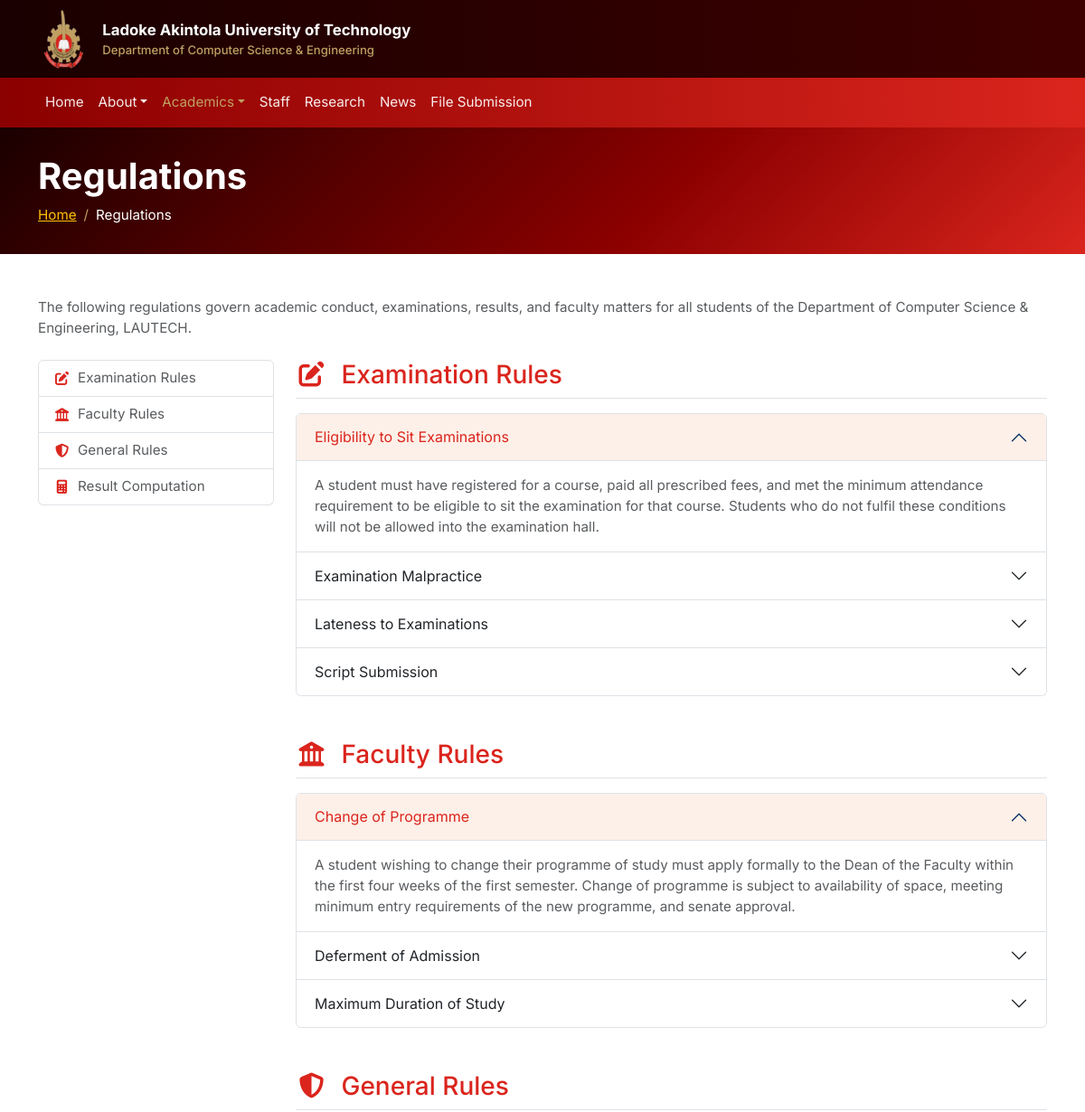
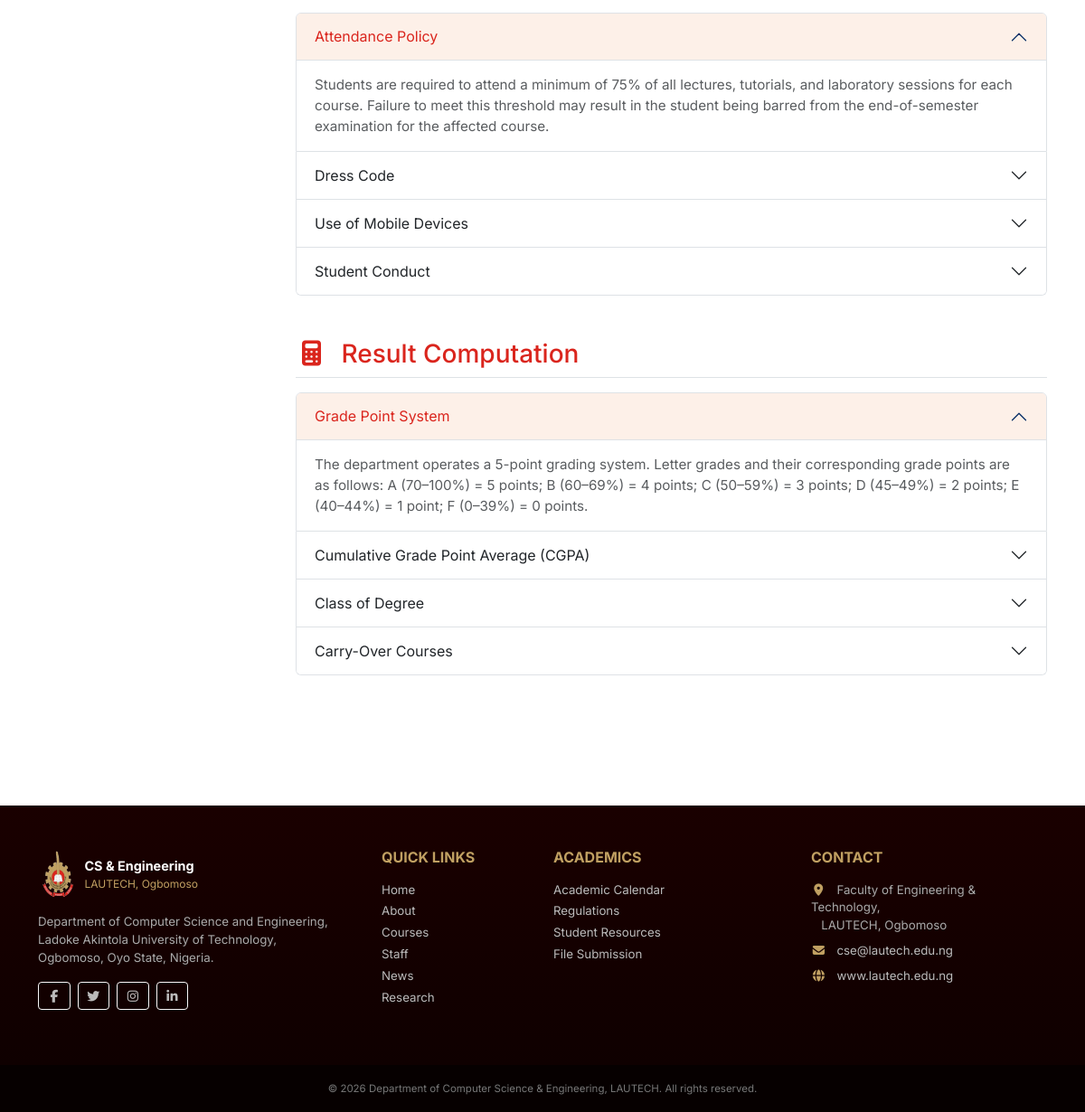
Page /regulations.php on the committed database (2 pictures, top to bottom).
### tables this page shows
CREATE TABLE IF NOT EXISTS regulations (
    id         INT AUTO_INCREMENT PRIMARY KEY,
    category   VARCHAR(80)  NOT NULL,
    title      VARCHAR(200) NOT NULL,
    content    TEXT         NOT NULL,
    sort_order INT          DEFAULT 0,
    created_at TIMESTAMP    DEFAULT CURRENT_TIMESTAMP
);

### regulations.php (the view, shortened to what this page needs)
<?php
require_once 'includes/header.php';
require_once 'includes/navbar.php';
$catResult  = mysqli_query($conn,
    "SELECT DISTINCT category FROM regulations ORDER BY category ASC");
$categories = mysqli_fetch_all($catResult, MYSQLI_ASSOC);
$regResult  = mysqli_query($conn,
    "SELECT * FROM regulations ORDER BY category ASC, sort_order ASC");
$regulations = array();
while ($row = mysqli_fetch_assoc($regResult)) {
    $regulations[$row['category']][] = $row;
}
$catIcons = array(
    'General Rules'      => 'fa-shield-halved',
    'Examination Rules'  => 'fa-pen-to-square',
    'Result Computation' => 'fa-calculator',
    'Faculty Rules'      => 'fa-building-columns',
);
?>
<div class="page-banner text-white d-flex align-items-center">
  <div class="container">
    <h1 class="fw-bold">Regulations</h1>
    <nav aria-label="breadcrumb">
      <ol class="breadcrumb mb-0">
        <li class="breadcrumb-item"><a href="/lautech_csd/index.php" class="text-warning">Home</a></li>
        <li class="breadcrumb-item active text-white">Regulations</li>
      </ol>
    </nav>
  </div>
</div>
<section class="py-5">
  <div class="container">
    <p class="text-muted mb-4">
      The following regulations govern academic conduct, examinations, results,
      and faculty matters for all students of the Department of Computer Science
      &amp; Engineering, LAUTECH.
    </p>
    <div class="row g-4">
      <div class="col-lg-3">
        <div class="list-group sticky-top" style="top:20px;">
          <?php foreach ($categories as $i => $cat):
            $icon = isset($catIcons[$cat['category']]) ? $catIcons[$cat['category']] : 'fa-circle-info';
          ?>
            <a href="#section-<?php echo $i; ?>"
               class="list-group-item list-group-item-action d-flex align-items-center gap-2">
              <i class="fas <?php echo $icon; ?> text-primary"></i>
              <?php echo htmlspecialchars($cat['category']); ?>
            </a>
          <?php endforeach; ?>
        </div>
      </div>
      <div class="col-lg-9">
        <?php foreach ($categories as $i => $cat):
          $catName = $cat['category'];
          $icon    = isset($catIcons[$catName]) ? $catIcons[$catName] : 'fa-circle-info';
          $items   = isset($regulations[$catName]) ? $regulations[$catName] : array();
        ?>
        <div id="section-<?php echo $i; ?>" class="mb-5">
          <h3 class="text-primary mb-3 border-bottom pb-2">
            <i class="fas <?php echo $icon; ?> me-2"></i>
            <?php echo htmlspecialchars($catName); ?>
          </h3>
          <div class="accordion" id="accordion-<?php echo $i; ?>">
            <?php foreach ($items as $j => $reg): ?>
              <div class="accordion-item">
                <h2 class="accordion-header">
                  <button class="accordion-button <?php echo ($j > 0) ? 'collapsed' : ''; ?>"
                          type="button"
                          data-bs-toggle="collapse"
                          data-bs-target="#reg-<?php echo $reg['id']; ?>">
                    <?php echo htmlspecialchars($reg['title']); ?>
                  </button>
                </h2>
                <div id="reg-<?php echo $reg['id']; ?>"
                     class="accordion-collapse collapse <?php echo ($j === 0) ? 'show' : ''; ?>"
                     data-bs-parent="#accordion-<?php echo $i; ?>">
                  <div class="accordion-body text-muted">
                    <?php echo nl2br(htmlspecialchars($reg['content'])); ?>
                  </div>
                </div>
              </div>
            <?php endforeach; ?>
          </div>
        </div>
        <?php endforeach; ?>
      </div>
    </div>
  </div>
</section>
<?php require_once 'includes/footer.php'; ?>

### assets/css/style.css (style rules this page uses)
:root { --lautech-red: #DA251D; --lautech-gold: #C0A062; --lautech-dark: #8B0000; --lautech-light-gold: #E8C97A; --lautech-cream: #FDF8F0; --text-body: #2c2c2c; }
body { font-family: 'Inter', sans-serif; font-size: 0.95rem; color: var(--text-body); }
.text-primary { color: var(--lautech-red) !important; }
.accordion-button:not(.collapsed) { background-color: #fdf0e8; color: var(--lautech-red); }
.page-banner { background: linear-gradient(135deg, #1a0000 0%, #8B0000 60%, #DA251D 100%); min-height: 140px; padding: 30px 0; }
.breadcrumb-item + .breadcrumb-item::before { color: var(--lautech-gold); }

### rows in the picture
regulations: title "Eligibility to Sit Examinations", content "A student must have registered for a course, paid all prescribed fees, and met the minimum attendance requirement to be eligible to sit the examination for that course. Students who do not fulfil these conditions will not be allowed into the examination hall."
regulations: title "Examination Malpractice"
regulations: title "Lateness to Examinations"
regulations: title "Script Submission"
regulations: title "Change of Programme", content "A student wishing to change their programme of study must apply formally to the Dean of the Faculty within the first four weeks of the first semester. Change of programme is subject to availability of space, meeting minimum entry requirements of the new programme, and senate approval."
regulations: title "Deferment of Admission"
regulations: title "Maximum Duration of Study"
regulations: title "Attendance Policy", content "Students are required to attend a minimum of 75% of all lectures, tutorials, and laboratory sessions for each course. Failure to meet this threshold may result in the student being barred from the end-of-semester examination for the affected course."
regulations: title "Dress Code"
regulations: title "Use of Mobile Devices"
regulations: title "Student Conduct"
regulations: title "Grade Point System", content "The department operates a 5-point grading system. Letter grades and their corresponding grade points are as follows: A (70–100%) = 5 points; B (60–69%) = 4 points; C (50–59%) = 3 points; D (45–49%) = 2 points; E (40–44%) = 1 point; F (0–39%) = 0 points."
regulations: title "Cumulative Grade Point Average (CGPA)"
regulations: title "Class of Degree"
regulations: title "Carry-Over Courses"

### other values in the picture
$cat['category'] "Examination Rules"
$cat['category'] "Faculty Rules"
$cat['category'] "General Rules"
$cat['category'] "Result Computation"
$catName "Examination Rules"
$catName "Faculty Rules"
$catName "General Rules"
$catName "Result Computation"
